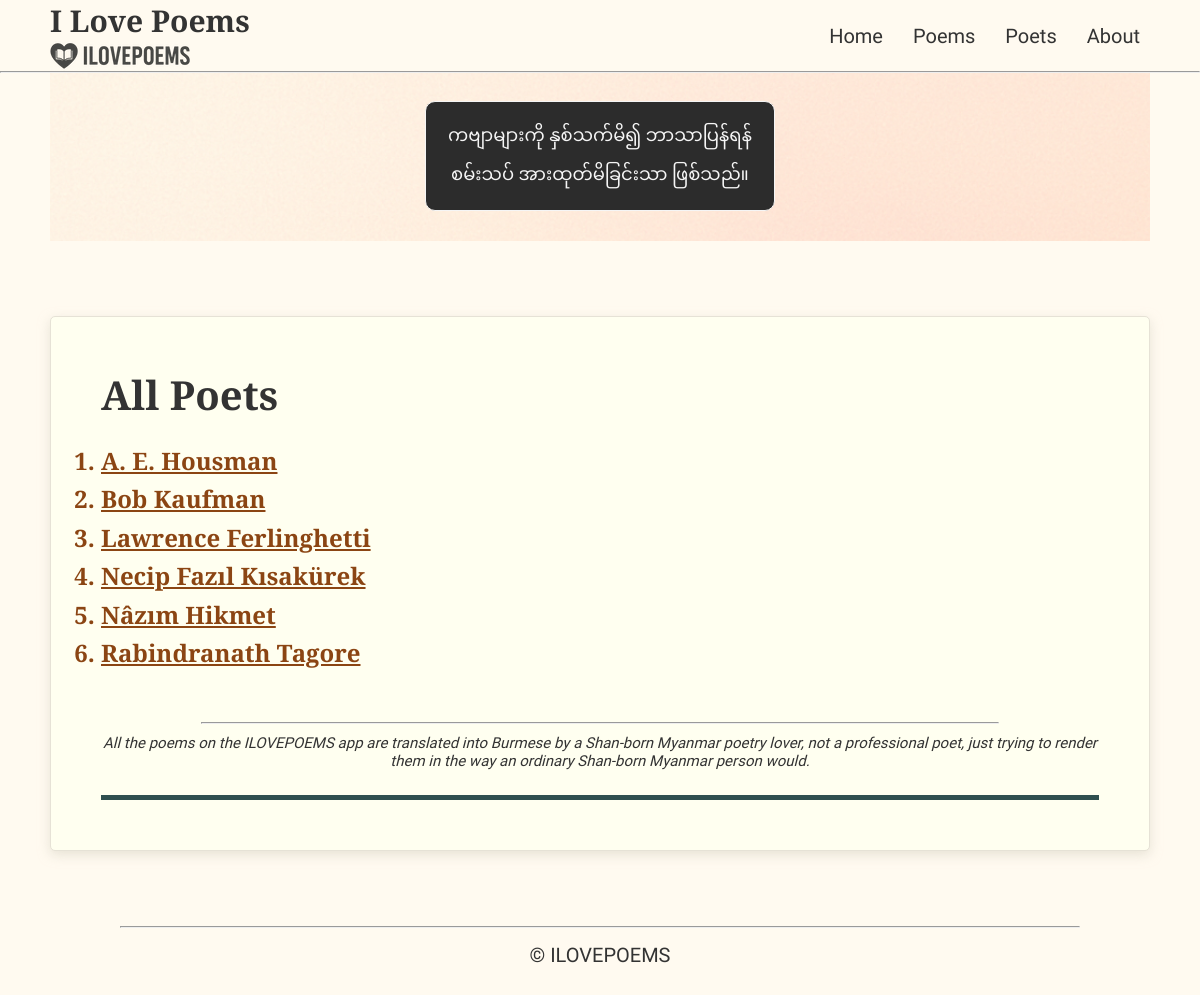
The page /poets/ on the database as committed earlier.
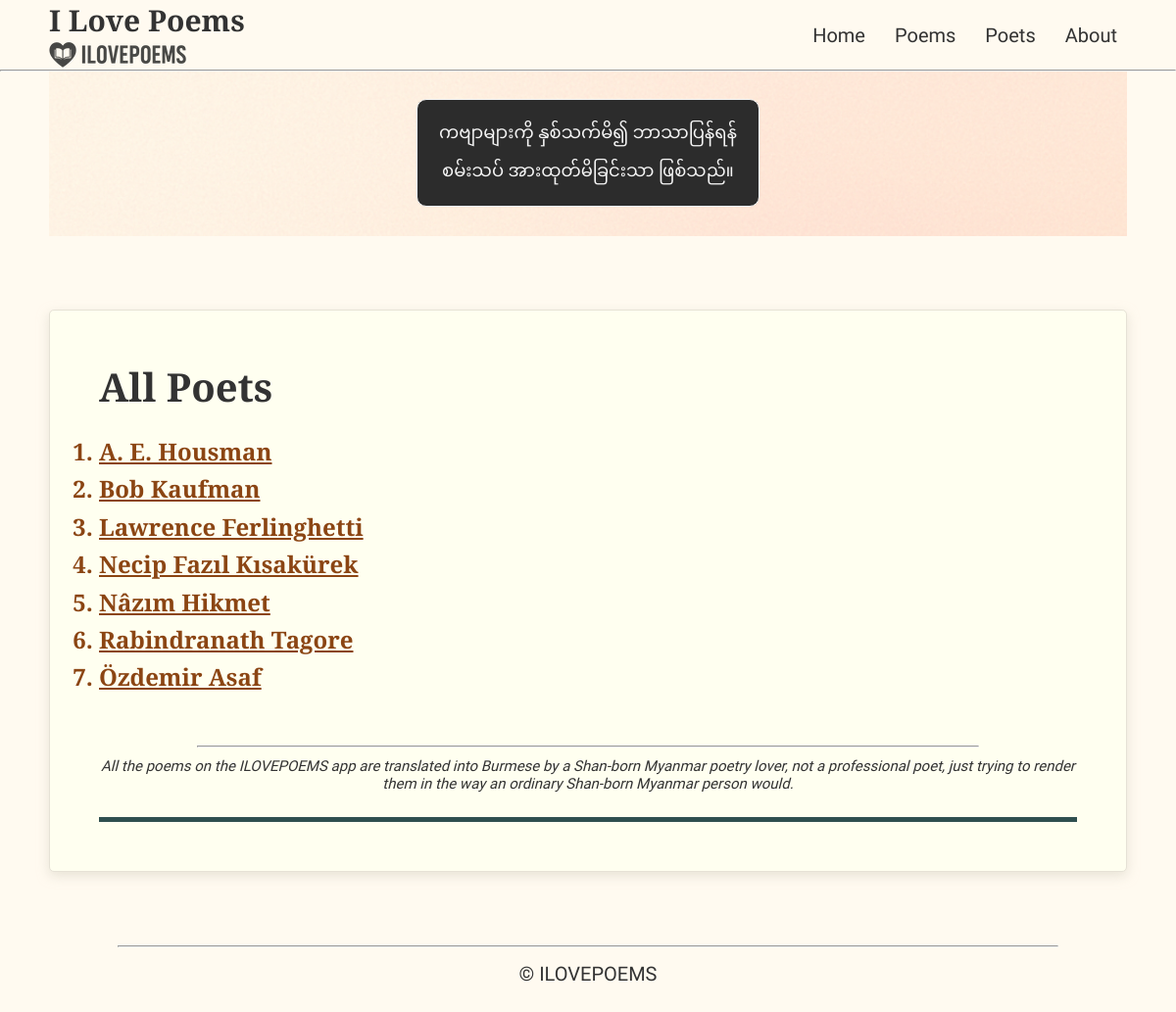
The same page on the database as committed later.
### poems/models.py (models this page shows, shortened)
class Poet(models.Model):
    name_en = models.CharField(max_length=100)
    name_mm = models.CharField(max_length=100)    # Myanmar name
    about = models.TextField(blank=True)          # About the poet
    source = models.CharField(max_length=300, blank=True)
    born_year = models.PositiveSmallIntegerField("Year of birth", null=True, blank=False)
    dead_year = models.PositiveSmallIntegerField("Year of death", null=True, blank=False)

### poems/views.py (the view)
# urls.py: path('poets/', views.poets, name='poets'),
def poets(request):
    all_poet_list= Poet.objects.all().order_by("name_en")
    context = {
        "all_poet_list": all_poet_list
    }
    return render(request, "poems/poets.html", context)

### poems/templates/poems/poets.html (shortened to what this page needs)
{% extends "poems/base.html" %}
{% block content %}
    <div class="poem-translation">
        <div class="poem">
            {% if all_poet_list %}
                <p class="poem-title_en">All Poets</p>
                <ol class="list">
                    {% for poet in all_poet_list %}
                        <li class="poems_list_items poet">
                            <span class="poet-wrapper">
                                <a href="{% url 'poems:poet' poet.id %}" class="poet">{{ poet.name_en }}</a>
                            </span>
                        </li>
                    {% endfor %}
                </ol>
            {% endif %}
        </div>
        <hr>
        <div class="trans-note">
            <p>
                All the poems on the ILOVEPOEMS app are translated into Burmese by a Shan-born Myanmar poetry lover, not a professional poet, just trying to render them in the way an ordinary Shan-born Myanmar person would.
            </p>
        </div>
        <hr class="bottom_bar">
    </div>
{% endblock %}

Rows that differ between the two databases and show on the page:
added Poet: name_en "Özdemir Asaf"
